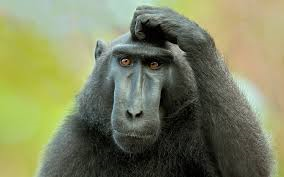
#> input picture zjazd_5/cwiczenia_numpy/monkey.png, 284 x 177 px; the run also reads 1 picture not shown here
$ jupyter execute numpy.ipynb   (shell and % lines are left out)   (older library calls are emulated)
#> lines starting #> are read from the running program, lines starting #| are printed output that depends on the picture
Napisz poniżej funkcję, która wyprintuje Twoje imię i nazwisko:

[cell 1]
import numpy as np

# Indeksowanie, wycinanie, iterowanie - Indexing, Slicing and Iterating

### Stwórz liste sześcianów liczb od 0 do 9

[cell 2]
a = np.arange(10) ** 3
a

### wybierz z listy zaznaczone elementy

[ 0, 1, **8**, **27**, **64**, 125, 216, 343, 512, 729]


[cell 3]
a[2:5]

[ **0**, 1, **8**, 27, **64**, 125, 216, 343, 512, 729]

[cell 4]
a[:5:2]

### przekształć by otrzymać wynik

[-1000, 1,  -1000, 27, -1000,   125,   216,   343,   512, 729]

### Odwróć listę

[cell 5]
a[::-1]

### Sprawdź typ

[cell 6]
a.astype(np.float)

### W pętli for wyprintuj dla każdego elementu pierwiastek sześcienny z elementy

[cell 7]
for i in a:
    print(i ** (1/3))

### Stwórz macierz 10x10 z kwadratami liczb od 1 do 100

[cell 8]
x = np.arange(1,101).reshape(10,10) ** 2
x

### Stwórz macierz 5x5 gdzie na krawędziach będą 0 a w środku 1

[cell 9]
m = np.ones((5, 5))
m[0] = 0
m[-1] = 0
for row in m:
    row[0] = 0
    row[-1] = 0
m

[cell 10]
m = np.zeros((5,5))
m[1:-1, 1:-1] = 1
m

### Stwórz tabliczkę mnożenia liczb od 0 do 9 w postaci dwuwymiarowej macierzy

[cell 11]
x = np.arange(1,11)
y = x.reshape(1,10,1)
x*y

## Zad 2  Przekształć wczytane obrazki w opisany sposób

[cell 12]
# !pip install opencv-python
import matplotlib.pyplot as plt

[cell 13]
import matplotlib.image as mpimg
im1 = mpimg.imread('monkey.png')
#> im1 is the input picture: shape (177, 284, 4) float32; mean R, G, B, A 0.491, 0.511, 0.375, 1

[cell 14]
import cv2
im2 = cv2.imread("index.jpeg")

[cell 15]
im1.shape
#> Out = (177, 284, 4)

[cell 16]
im2.shape
#> Out = (177, 284, 3)

[cell 17]
plt.imshow(im1)

[cell 18]
plt.imshow(im2)

### stwórz wycinek -  spróbuj wybrać twarz

[cell 19]
plt.imshow(im1[40:160, 90:190])
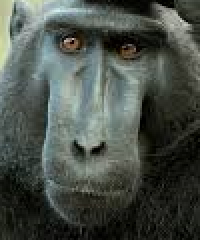
#> shown: shape (120, 100, 4) float32 (shown 2 times larger); mean R, G, B, A 0.288, 0.314, 0.287, 1

### wybierz jeden kolor

[cell 20]
plt.imshow(im1* np.array([True,False,True,1]))
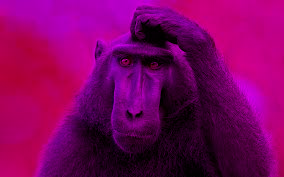
#> shown: shape (177, 284, 4) float64; mean R, G, B, A 0.491, 0, 0.375, 1

### Obrót o wskazaną liczbę stopni

wykorzystaj ndimage.rotate ze scipy

[cell 21]
from scipy import ndimage
plt.imshow(ndimage.rotate(im1,45))
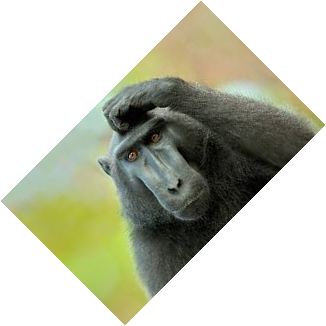
#> shown: shape (326, 326, 4) float32; mean R, G, B, A 0.231, 0.24, 0.176, 0.47; transparent parts drawn white

### Czarno biały filtr

[cell 22]
im1[:,:,1] = im1[:,:, 0]
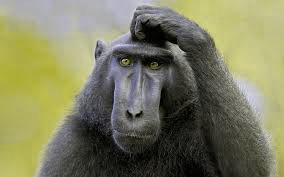
#> im1: shape (177, 284, 4) float32; mean R, G, B, A 0.491, 0.491, 0.375, 1
im1[:,:, 2] = im1[:,:, 0]
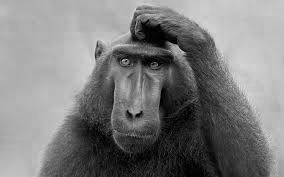
#> im1: shape (177, 284, 4) float32; mean R, G, B, A 0.491, 0.491, 0.491, 1
plt.imshow(im1)

### Rozmazanie

wykorzystaj `ndimage.gaussian_filter`

Wyślij mi to proszę na adres: korzeniewski@gmail.com, w tytule wpisz "Ćwiczenia z NumPy"

[cell 23]
plt.imshow(ndimage.gaussian_filter(im1, 3))
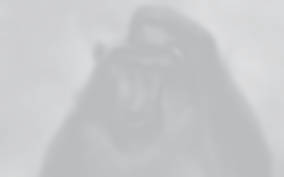
#> shown: shape (177, 284, 4) float32; mean R, G, B, A 0.605, 0.613, 0.624, 0.632; transparent parts drawn white
